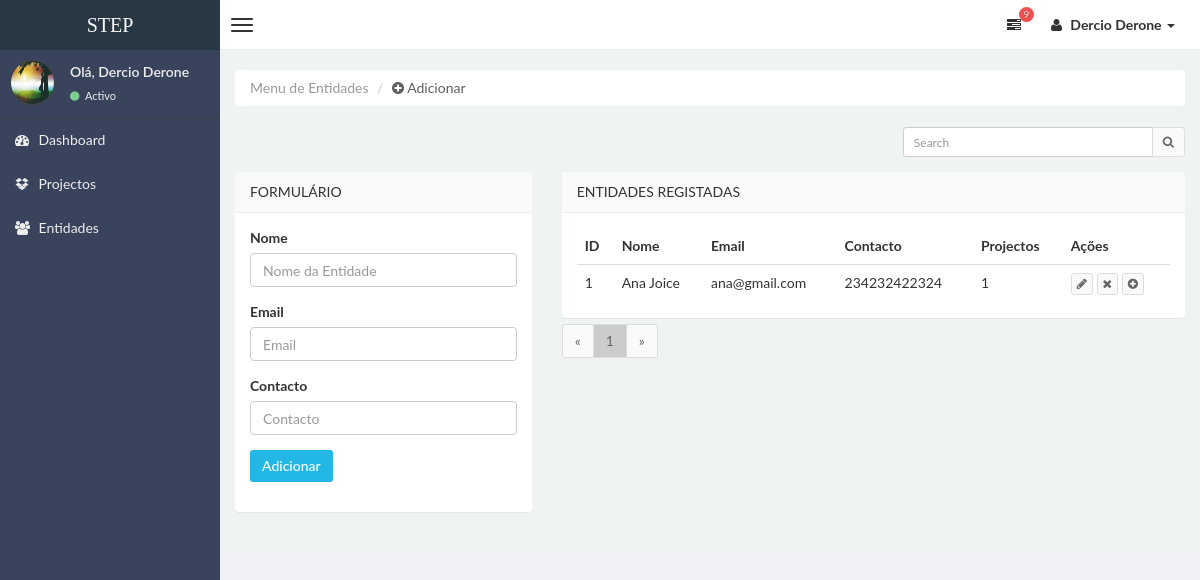
The page /entidades (signed in) on the database as committed earlier.
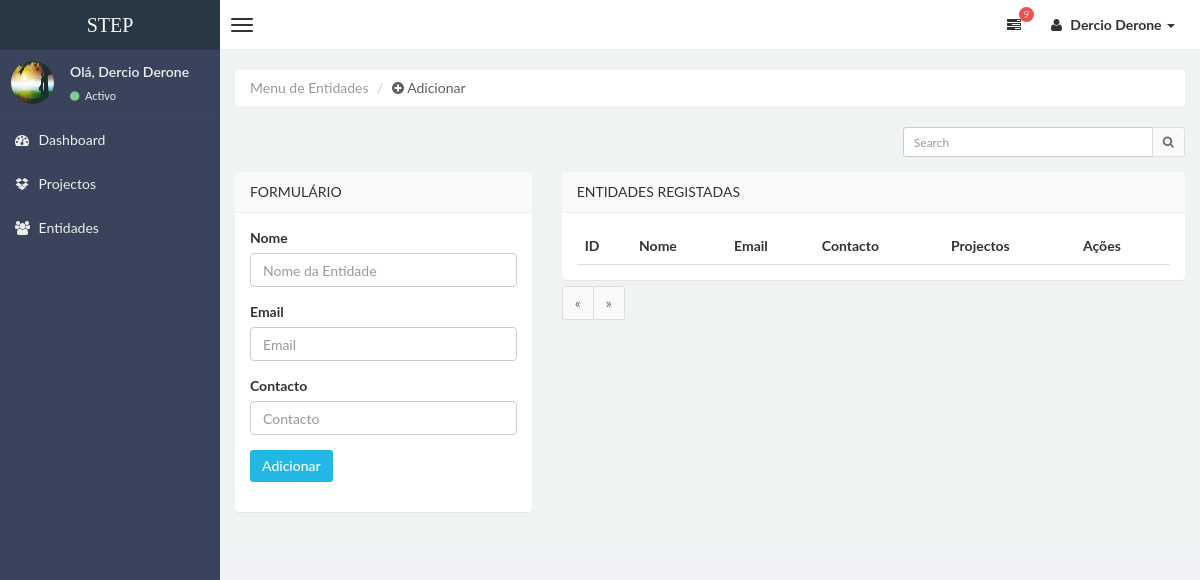
The same page on the database as committed later.
### stepsite/models.py (models this page shows, shortened)
class Usuarios(db.Model,UserMixin):
    id = db.Column(db.Integer,primary_key=True)
    nome = db.Column(db.String(30), unique=True, nullable=False)
    email = db.Column(db.String(100), unique=True, nullable=False)
    senha = db.Column(db.String(100), unique=False, nullable=False)
    imagem = db.Column(db.String(30), nullable=False, default='defaultUser.jpg')
    categorias = db.relationship('Categorias', backref='usuarios', lazy=True)
    entidades = db.relationship('Entidades', backref='usuarios', lazy=True)
    projectos = db.relationship('Projectos', backref='usuarios', lazy=True)

class Entidades(db.Model):
    id = db.Column(db.Integer,primary_key=True)
    nome = db.Column(db.String(50), nullable=False)
    email = db.Column(db.String(100), nullable=False)
    contacto = db.Column(db.String(20), nullable=False)
    imagem = db.Column(db.String(50), nullable=False, default='defaultEntidade.jpg')
    idUser = db.Column(db.Integer, db.ForeignKey('usuarios.id'),nullable=False)
    projectos = db.relationship('Projectos', backref='entidades', lazy=True)

### stepsite/entidades/routes.py (the view, shortened to what this page needs)
@entidads.route("/entidades", methods=['GET','POST'])
@login_required
def entidades():
    form = FormEntidades()
    search = request.args.get('search','')
    page = request.args.get('page',1, type=int)
    per_page = 9
    if search:
        result = Entidades.query.filter_by(idUser=current_user.id).filter(or_(Entidades.nome.contains(search),Entidades.email.contains(search))).order_by(Entidades.id.desc()).paginate(page=page,per_page=per_page)
    else:
        result = Entidades.query.filter_by(idUser=current_user.id).order_by(Entidades.id.desc()).paginate(page=page,per_page=per_page)
    return render_template("entidades.html",title="STEP | Entidades",result=result,form=form,search=search)

### stepsite/entidades/forms.py (shortened to what this page needs)
class FormEntidades(FlaskForm):
    nome = StringField('Nome', validators=[DataRequired(),length(min=3,max=50,message="Só é permetido nome no intervalo de 3 a 50 dígitos.")])
    email = StringField(label='Email',validators=[DataRequired(),Email(message="Email inválido."),length(min=4,max=100,message="Só é email no intervalo de 4 a 100 dígitos.")])
    contacto = StringField('Contacto', validators=[DataRequired(),length(min=9,max=20,message="Só é permetido contacto no intervalo de 9 a 20 dígitos.")])
    submit = SubmitField('Adicionar')

### stepsite/entidades/routes.py (called while the page is built)
@entidads.context_processor
def start_context():
    def getLenght(elemento):
        return len(elemento)
    return dict(getLenght=getLenght)

### stepsite/models.py (called while the page is built)
@login_manager.user_loader
def load_user(user_id):
    return Usuarios.query.get(int(user_id))

### stepsite/templates/entidades.html (shortened to what this page needs)
{% extends "layoutAdmin.html" %}
{% block content %}
<div class="row">
    <div class="col-md-12">
        <ul class="breadcrumb">
            <li class="active">Menu de Entidades</li>
            <li><a style="color: rgb(95, 93, 93);"><i class="fa fa-plus-circle"></i> Adicionar </a></li>
        </ul>
    </div>
    <div class="col-md-12">
    </div>
    <div class="col-md-12">
      <form action="{{url_for('entidads.entidades')}}" method="get">
        <div class="box-tools m-b-15">
            <div class="input-group">
                <input type="text" name="search" value="{{search}}" class="form-control input-sm pull-right" autocomplete="off" style="width: 250px;" placeholder="Search">
                <div class="input-group-btn">
                    <button class="btn btn-sm btn-default"><i class="fa fa-search"></i></button>
                </div>
            </div>
        </div>
      </form>
    </div>
</div>
<div class="row">
    <div class="col-lg-4">
        <section class="panel">
            <header class="panel-heading">
                Formulário
            </header>
            <div class="panel-body">
        <form role="form" method="POST" action="{{url_for('entidads.entidades')}}">
                <div class="form-group">
                    {{ form.nome.label(class="form-control-label")}}
                    {% if form.nome.errors %}
                      {{ form.nome(class="form-control form-control is-invalid",placeholder="Nome da Entidade",autocomplete="off")}}
                    <div class="invalid-feedback">
                            {% for erro in form.nome.errors %}
                                <span>{{ erro }}</span>
                            {% endfor %}
                    </div>
                    {% else %}
                        {{ form.nome(class="form-control form-control",placeholder="Nome da Entidade",autocomplete="off")}}
                    {% endif %}
                </div>
                <div class="form-group">
                    {{ form.email.label(class="form-control-label")}}
                    {% if form.email.errors %}
                      {{ form.email(class="form-control form-control is-invalid",placeholder="Email",autocomplete="off")}}
                    <div class="invalid-feedback">
                            {% for erro in form.email.errors %}
                                <span>{{ erro }}</span>
                            {% endfor %}
                    </div>
                    {% else %}
                        {{ form.email(class="form-control form-control",placeholder="Email",autocomplete="off")}}
                    {% endif %}
                </div>
                <div class="form-group">
                    {{ form.contacto.label(class="form-control-label")}}
                    {% if form.contacto.errors %}
                      {{ form.contacto(class="form-control form-control is-invalid",placeholder="Contacto",autocomplete="off")}}
                    <div class="invalid-feedback">
                            {% for erro in form.contacto.errors %}
                                <span>{{ erro }}</span>
                            {% endfor %}
                    </div>
                    {% else %}
                        {{ form.contacto(class="form-control form-control",placeholder="Contacto",autocomplete="off")}}
                    {% endif %}
                </div>
                <div class="form-group">
                    {{ form.submit(class="btn btn-info")}}
                </div>
        </form>
            </div>
        </section>
    </div>
    <div class="col-md-8">
        <section class="panel">
          <header class="panel-heading">
            Entidades Registadas
        </header>
        <div class="panel-body table-responsive" style="max-height:420px; overflow:auto">
            <table class="table table-hover" id="tbEntidades">
              <thead>
                <tr>
                  <th>ID</th>
                  <th>Nome</th>
                  <th>Email</th>
                  <th>Contacto</th>
                  <th>Projectos</th>
                  <th>Ações</th>
              </tr>
          </thead>
          <tbody>
          {% if result: %}
             {% for dados in result.items%}
                  <tr>
                      <td>{{ dados.id }}</td>
                      <td>{{ dados.nome }}</td>
                      <td>{{ dados.email }}</td>
                      <td>{{ dados.contacto }}</td>
                      <td>{{ getLenght(dados.projectos) }}</td>
                      <td>
                          <a onclick="PassarDados('/entidades/{{dados.id}}/update')"><button class="btn btn-default btn-xs"><i class="fa fa-pencil"></i></button></a>
                          <a onclick="fnIdselecionado('/entidades/{{dados.id}}/delete')" data-toggle="modal" data-target="#ModalConfirm"><button class="btn btn-default btn-xs"><i class="fa fa-times"></i></button></a>
                          <a href="/projectos/add?en={{dados.id}}"><button class="btn btn-default btn-xs"><i class="fa fa-plus-circle" title="Adicionar Projecto"></i></button></a>
                      </td>
                  </tr>
              {% endfor %}
          {% endif %}
         </tbody>
            </table>
        </div>
        </section>
    <div class="text-left" style="margin-top: -34px;">
                <ul class="pagination">
                    <li><a href="#">«</a></li>
                {% for numPage in result.iter_pages(left_edge=1,right_edge=1,left_current=1,right_current=2)%}
                    {% if numPage %}
                        {% if result.page == numPage %}
                            <li><a style="background-color: #ccc;" href="{{ url_for('entidads.entidades', page=numPage) }}">{{ numPage }}</a></li>
                        {% else %}
                            <li><a href="{{ url_for('entidads.entidades', page=numPage) }}">{{ numPage }}</a></li>
                        {% endif %}
                    {% endif %}
                {% endfor %}
                        <li><a href="#">»</a></li>
                </ul>
    </div>
    </div>
    <div class="col-lg-4">
        <div class="row">
        <div class="col-md-4">
        </div>
        </div>
    </div>
</div>
{% endblock content %}

### stepsite/templates/layoutAdmin.html (shortened to what this page needs)
<!DOCTYPE html>
<html>
    <head>
        <link href="../static/css/bootstrap.css" rel="stylesheet" type="text/css" />
        <link href="../static/css/font-awesome.min.css" rel="stylesheet" type="text/css" />
        <link href="../static/css/mystyle.css" rel="stylesheet" type="text/css" />
        <link href="../static/css/style.css" rel="stylesheet" type="text/css" />
    </head>
    <body class="skin-black">
        <header class="header">
            <a href="{{url_for('main.home')}}" class="logo">
                STEP
            </a>
            <nav class="navbar navbar-static-top" role="navigation">
                <a href="#" class="navbar-btn sidebar-toggle" data-toggle="offcanvas" role="button" >
                    <span class="icon-bar"></span>
                    <span class="icon-bar"></span>
                    <span class="icon-bar"></span>
                </a>
                <div class="navbar-right">
                    <ul class="nav navbar-nav">
                      <li class="dropdown tasks-menu">
                            <a href="#" class="dropdown-toggle" data-toggle="dropdown">
                                <i class="fa fa-tasks"></i>
                                <span class="label label-danger">9</span>
                            </a>
                        </li>
                        <li class="dropdown user user-menu">
                            <a href="#" class="dropdown-toggle" data-toggle="dropdown">
                                <i class="fa fa-user"></i>
                                <span> {{current_user.nome}} <i class="caret"></i></span>
                            </a>
                        </li>
                    </ul>
                </div>
            </nav>
        </header>
        <div class="wrapper row-offcanvas row-offcanvas-left">
            <aside class="left-side sidebar-offcanvas">
                <section class="sidebar">
                    <div class="user-panel">
                        <div class="pull-left image">
                            <img src="{{url_for('static',filename='profile_img/'+current_user.imagem)}}" class="img-circle" alt="User Image" />
                        </div>
                        <div class="pull-left info">
                            <p>Olá, {{current_user.nome}} </p>
                            <a href="#"><i class="fa fa-circle text-success"></i> Activo</a>
                        </div>
                    </div>
                    <ul class="sidebar-menu">
                        <li>
                            <a href="{{url_for('projects.admin')}}">
                                <i class="fa fa-dashboard"></i> <span>Dashboard </span>
                            </a>
                        </li>
                        <li>
                            <a href="{{url_for('projects.projectos')}}">
                                <i class="fa fa-dropbox"></i> <span>Projectos</span>
                            </a>
                        </li>
                        <li class="">
                            <a href="{{url_for('entidads.entidades')}}">
                                <i class="fa fa-group"></i> <span>Entidades</span>
                            </a>
                        </li>
                    </ul>
                </section>
            </aside>
            <aside class="right-side">
            <section class="content">
            {% block content %}
            {% endblock content %}
            </section>
			</aside>
		</div>
    </body>
</html>

Rows that differ between the two databases and show on the page:
removed Entidades: id "1", nome "Ana Joice", email "ana@gmail.com", contacto "234232422324", getLenght "1"
Other text that changed with them:
list line gone: "1"
